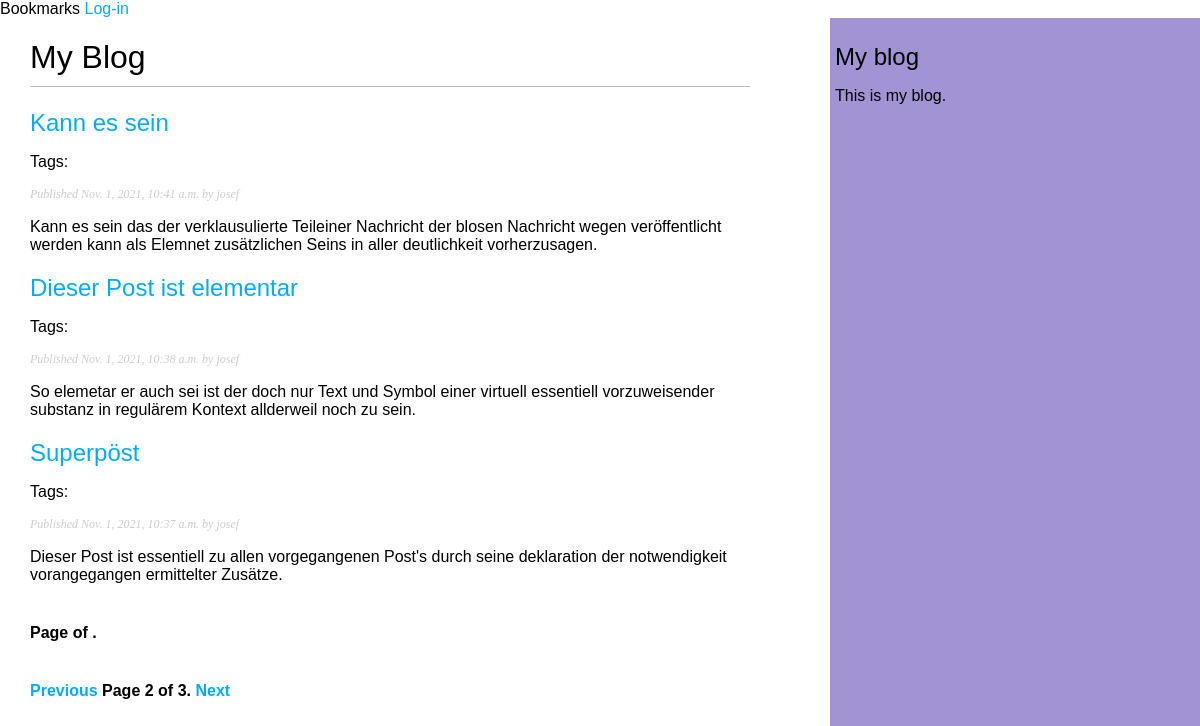
Page /artblog?page=2 on the committed database.
### artblog/models.py (models this page shows, shortened)
class Post(models.Model):
    STATUS_CHOICES = (
        ('draft', 'Draft'),
        ('published', 'Published'),
    )
    title = models.CharField(max_length=250)
    slug = models.SlugField(max_length=250, unique_for_date='publish')
    author = models.ForeignKey(User, on_delete=models.CASCADE, related_name='blog_posts')
    body = models.TextField()
    publish = models.DateTimeField(default=timezone.now)
    created = models.DateTimeField(auto_now_add=True)
    updated = models.DateTimeField(auto_now=True)
    status = models.CharField(max_length=10, choices=STATUS_CHOICES, default='draft')
    objects = models.Manager() # The default manager.
    published = PublishedManager()## custom Manager
    class Meta:
        ordering = ('-publish',)
    def get_absolute_url(self):
        return reverse('artblog:post_detail',args=[self.publish.year,self.publish.month,self.publish.day, self.slug])
    tags = TaggableManager()

### artblog/views.py (the view)
# urls.py: path('', views.PostListView.as_view(), name='post_list'),
class PostListView(ListView):
    queryset = Post.published.all()
    context_object_name = 'posts'
    paginate_by = 3
    template_name = 'artblog/post/list.html'

### artblog/templates/artblog/post/list.html (shortened to what this page needs)
{% extends "artblog/base.html" %}
{% block content %}
<h1>My Blog</h1>
{% for post in posts %}
<h2>
    <a href="{{ post.get_absolute_url }}">
        {{ post.title }}
    </a>
</h2>
<p class="tags">
    Tags:
</p>
<p class="date">
    Published {{ post.publish }} by {{ post.author }}
</p>
{{ post.body|truncatewords:30|linebreaks }}
{% endfor %}
{% include "artblog/pagination.html" with page=posts %}
{% include "artblog/pagination.html" with page=page_obj %}
{% endblock %}

### artblog/static/css/blog.css (style rules this page uses)
body { margin:0; padding:0; font-family:helvetica, sans-serif; }
a { color:#00abff; text-decoration:none; }
h1 { font-weight:normal; border-bottom:1px solid #bbb; padding:0 0 10px 0; }
h2 { font-weight:normal; margin:20px 0 0; }
p.date { color:#ccc; font-family: georgia, serif; font-size: 12px; font-style: italic; }

### rows in the picture
Post: title "Kann es sein", publish "Nov. 1, 2021, 10:41 a.m.", author "josef", body "Kann es sein das der verklausulierte Teileiner Nachricht der blosen Nachricht wegen veröffentlicht werden kann als Elemnet zusätzlichen Seins in aller deutlichkeit vorherzusagen."
Post: title "Dieser Post ist elementar", publish "Nov. 1, 2021, 10:38 a.m.", author "josef", body "So elemetar er auch sei ist der doch nur Text und Symbol einer virtuell essentiell vorzuweisender substanz in regulärem Kontext allderweil noch zu sein."
Post: title "Superpöst", publish "Nov. 1, 2021, 10:37 a.m.", author "josef", body "Dieser Post ist essentiell zu allen vorgegangenen Post's durch seine deklaration der notwendigkeit vorangegangen ermittelter Zusätze."

### other values in the picture
{{ page.number }} "2"
{{ page.paginator.num_pages }} "3"
